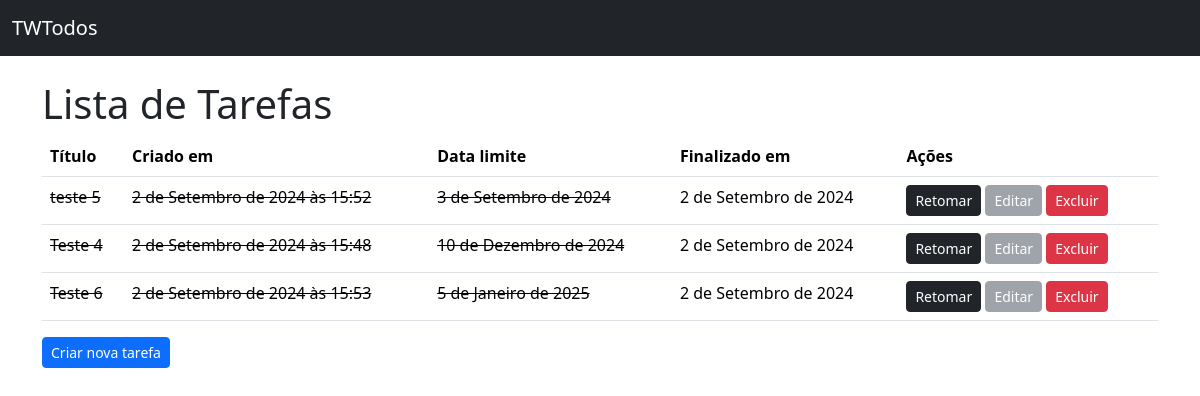
Before: / with the older database file.
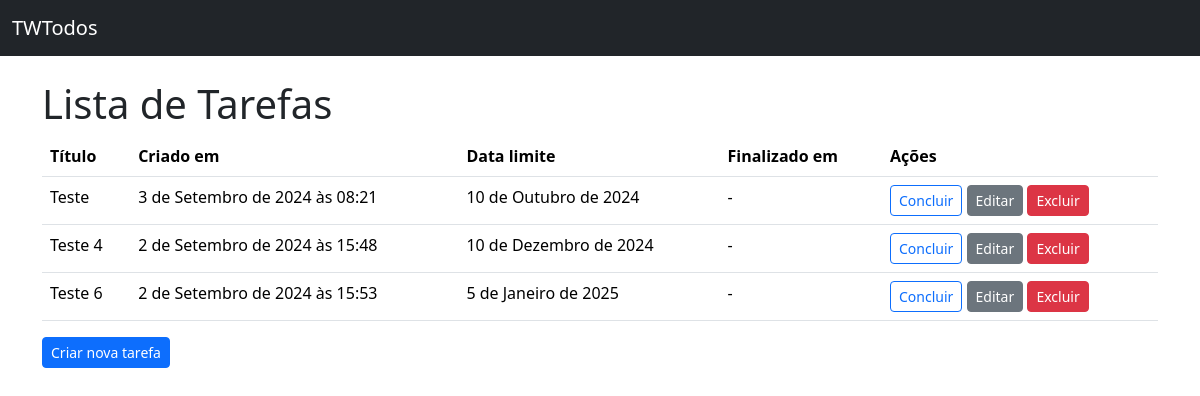
After: the same page with the newer database file.
### todos/models.py (models this page shows, shortened)
class Todo(models.Model):
    title = models.CharField(verbose_name="Título",max_length=100, null=False, blank=False)
    created_at = models.DateTimeField(auto_now_add=True, null=False, blank=False)
    deadline = models.DateField(verbose_name="Data limite",null=False, blank=False)
    finished_at = models.DateField(null=True)
    class Meta():
        ordering = ["deadline"]

### todos/views.py (the view)
# urls.py: path("", TodoListView.as_view(), name="todo_list"),
class TodoListView(ListView):
    model = Todo

### todos/templates/todos/todo_list.html (shortened to what this page needs)
{% extends "base.html" %}
{% block content %}
  <h1>Lista de Tarefas</h1>
  {% if todo_list %}
  <table class="table">
      <thead>
        <tr>
          <th scope="col">Título</th>
          <th scope="col">Criado em</th>
          <th scope="col">Data limite</th>
          <th scope="col">Finalizado em</th>
          <th scope="col">Ações</th>
        </tr>
      </thead>
      <tbody>
          {% for todo in todo_list %}
          <tr>
            <td>{% if todo.finished_at %}<s>{% endif %}{{ todo.title }}{% if todo.finished_at %}</s>{% endif %}</td>
            <td>{% if todo.finished_at %}<s>{% endif %}{{ todo.created_at }}{% if todo.finished_at %}</s>{% endif %}</td>
            <td>{% if todo.finished_at %}<s>{% endif %}{{ todo.deadline }}{% if todo.finished_at %}</s>{% endif %}</td>
            <td>{{ todo.finished_at|default:"-" }}</td>
            <td>
              {% if todo.finished_at %}
                <a href="{% url 'todo_complete' pk=todo.pk %}" class="btn btn-dark btn-sm">Retomar</a>
              {% else %}
                <a href="{% url 'todo_complete' pk=todo.pk %}" class="btn btn-outline-primary btn-sm">Concluir</a>
              {% endif %}
              <a href="{% url 'todo_update' pk=todo.pk %}" class="btn btn-secondary btn-sm {% if todo.finished_at %}disabled{% endif %}">Editar</a>
              <a href="{% url 'todo_delete' pk=todo.pk %}"class="btn btn-danger btn-sm">Excluir</a>
            </td>
          </tr>
          {% endfor %}
      </tbody>
    </table>
  {% else %}
    <p>Não há tarefas cadastradas</p>
  {% endif %}
  <a href="{% url 'todo_create' %}" class="btn btn-primary btn-sm">Criar nova tarefa</a>
{% endblock content %}

### todos/templates/base.html (shortened to what this page needs)
<!DOCTYPE html>
<html lang="pt-br">
  <head>
    <link href="https://cdn.jsdelivr.net/npm/bootstrap@5.3.3/dist/css/bootstrap.min.css" rel="stylesheet">
  </head>
  <body>
    <nav class="navbar bg-dark mb-4" data-bs-theme="dark">
        <div class="container-fluid">
          <a class="navbar-brand" href="#">TWTodos</a>
        </div>
    </nav>
    <main class="container">
        {% block content %}{% endblock content %}
    </main>
  </body>
</html>

Changed rows visible on the page:
removed Todo: title "teste 5", created_at "2 de Setembro de 2024 às 15:52", deadline "3 de Setembro de 2024", finished_at "2 de Setembro de 2024", shows "Retomar"
added Todo: title "Teste", created_at "3 de Setembro de 2024 às 08:21", deadline "10 de Outubro de 2024", finished_at "-", shows "Concluir"
changed Todo "Teste 4": finished_at "2 de Setembro de 2024" → "-"; finished_at "Retomar" → "Concluir"
changed Todo "Teste 6": finished_at "2 de Setembro de 2024" → "-"; finished_at "Retomar" → "Concluir"
